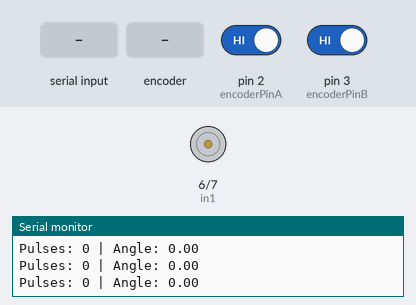
Bench run of a sketch on a simulated Arduino Uno, built with avr-gcc and run on an emulated ATmega328P. Shown: motor-driver pin pairs drawn as motors (green arrow = first pin HIGH = forward, orange = second pin HIGH = backward, longer = more drive, scaled by the enable pin), the last lines printed to the serial monitor. The inputs (shaded band) are chosen by the test bench; at power-on: pin 2 (encoderPinA) HIGH, pin 3 (encoderPinB) HIGH.

Above: at 1.2 s.
1.3 s: "5\n" received over Serial
At 1.46 s:
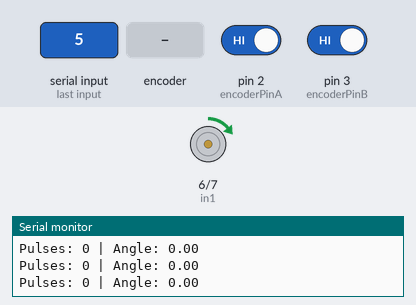
4.3 s: "90\n" received over Serial
At 4.92 s:
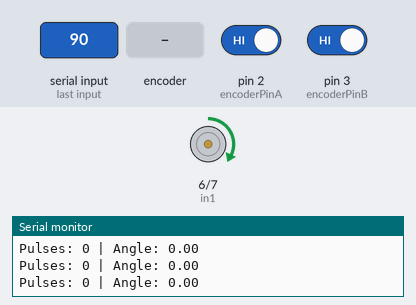
7.3 s: rotary encoder on pin 2 (encoderPinA) / pin 3 (encoderPinB) turned 1 step (first pin leading)
At 11.7 s:
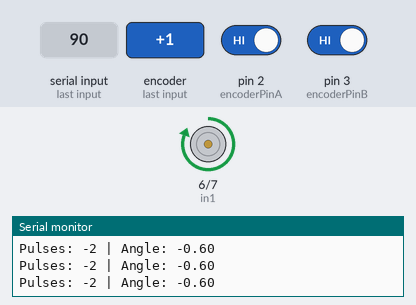
Timing chart, 0 to 13.2 s (numbered marks = the images above; inputs shaded):
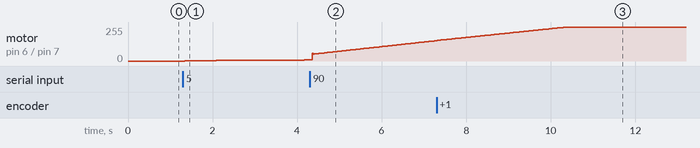

The sketch:

motor_control.ino
```cpp
// ==== Motor Control Pins ====
const int ena = 5;
const int in1 = 6;
const int in2 = 7;

// ==== Encoder Pins ====
const int encoderPinA = 2;
const int encoderPinB = 3;

// ==== Encoder Variables ====
volatile long encoderCount = 0;
const int pulsesPerRevolution = 16;
const float gearRatio = 75.0;

// ==== PID Parameters ====
float kp = 0.5;
float ki = 0.01;
float kd = 0.1;

float error = 0;
float prevError = 0;
float integral = 0;
int pwmOutput = 0;

// ==== Control Variables ====
String data = "stop";
int value = 0;
bool isMoving = false;

void setup() {
  // Initialize motor control pins
  pinMode(ena, OUTPUT);
  pinMode(in1, OUTPUT);
  pinMode(in2, OUTPUT);

  // Initialize encoder pins
  pinMode(encoderPinA, INPUT_PULLUP);
  pinMode(encoderPinB, INPUT_PULLUP);

  // Attach interrupt to encoder channel A
  attachInterrupt(digitalPinToInterrupt(encoderPinA), encoderISR, CHANGE);

  // Start serial communication
  Serial.begin(9600);
}

void loop() {
  String input = "";

  // === Read serial input ===
  if (Serial.available() > 0) {
    input = Serial.readStringUntil('\n');
    input.trim(); // Remove trailing characters

    if (input != "") {
      if (isNumber(input)) {
        value = input.toInt();
        data = "none";
        encoderCount = 0;  // Reset encoder before each movement
        isMoving = true;
      } else {
        data = input;
      }
    }
  }

  // === Copy encoder count safely ===
  long countCopy;
  noInterrupts();
  if (data == "reset" || value == 0) {
    encoderCount = 0;
    countCopy = encoderCount;
  } else {
    countCopy = encoderCount;
  }
  interrupts();

  // === Calculate angle ===
  float Angle = (countCopy / (pulsesPerRevolution * gearRatio)) * 360.0;
  Serial.print("Pulses: ");
  Serial.print(countCopy);
  Serial.print(" | Angle: ");
  Serial.println(Angle);

  // === Manual motor commands ===
  if (data == "rotate_right") {
    motor_left();
  } else if (data == "rotate_left") {
    motor_right();
  } else if (data == "stop" || data == "reset") {
    motor_stop();
  }

  // === PID control ===
  if (isMoving) {
    error = value - encoderCount;
    integral += error;
    float derivative = error - prevError;
    prevError = error;

    float output = kp * error + ki * integral + kd * derivative;
    pwmOutput = constrain(abs(output), 0, 255);  // Limit PWM to 0–255

    if (error > 0) {
      analogWrite(ena, pwmOutput);
      digitalWrite(in1, HIGH);
      digitalWrite(in2, LOW);
    } else if (error < 0) {
      analogWrite(ena, pwmOutput);
      digitalWrite(in1, LOW);
      digitalWrite(in2, HIGH);
    } else {
      motor_stop();
      isMoving = false;
      integral = 0;
      prevError = 0;
    }
  }
}

// ==== Utility function to check if input string is a number ====
bool isNumber(String str) {
  for (unsigned int i = 0; i < str.length(); i++) {
    if (!isDigit(str[i]) && str[i] != '.' && str[i] != '-') {
      return false;
    }
  }
  return true;
}

// ==== Motor Control Functions ====
void motor_right() {
  analogWrite(ena, 120);  // Set PWM
  digitalWrite(in1, HIGH);
  digitalWrite(in2, LOW);
}

void motor_left() {
  analogWrite(ena, 120);
  digitalWrite(in1, LOW);
  digitalWrite(in2, HIGH);
}

void motor_stop() {
  analogWrite(ena, 0);
  digitalWrite(in1, LOW);
  digitalWrite(in2, LOW);
}

// ==== Encoder Interrupt Service Routine ====
void encoderISR() {
  bool A = digitalRead(encoderPinA);
  bool B = digitalRead(encoderPinB);

  if (A == B) {
    encoderCount++;
  } else {
    encoderCount--;
  }
}
```

Measured:
- after the input at 1.3 s, motor on pin 6 (in1) / pin 7 (in2): moves from stopped to forward 8/255 over 2.8 s, starting at once
